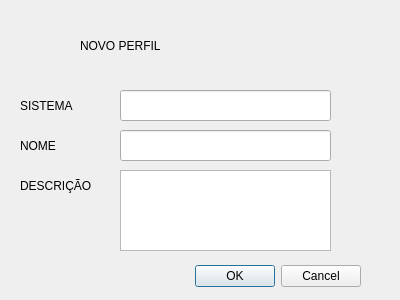
<?xml version="1.0" encoding="UTF-8"?>
<ui version="4.0">
 <class>Dialog</class>
 <widget class="QDialog" name="Dialog">
  <property name="geometry">
   <rect>
    <x>0</x>
    <y>0</y>
    <width>400</width>
    <height>300</height>
   </rect>
  </property>
  <property name="windowTitle">
   <string>Dialog</string>
  </property>
  <widget class="QDialogButtonBox" name="buttonBox">
   <property name="geometry">
    <rect>
     <x>20</x>
     <y>260</y>
     <width>341</width>
     <height>32</height>
    </rect>
   </property>
   <property name="orientation">
    <enum>Qt::Horizontal</enum>
   </property>
   <property name="standardButtons">
    <set>QDialogButtonBox::Cancel|QDialogButtonBox::Ok</set>
   </property>
  </widget>
  <widget class="QLabel" name="label">
   <property name="geometry">
    <rect>
     <x>20</x>
     <y>80</y>
     <width>91</width>
     <height>51</height>
    </rect>
   </property>
   <property name="styleSheet">
    <string notr="true">font: 16pt &quot;MS Shell Dlg 2&quot;;</string>
   </property>
   <property name="text">
    <string>SISTEMA</string>
   </property>
  </widget>
  <widget class="QLineEdit" name="lineEdit">
   <property name="geometry">
    <rect>
     <x>120</x>
     <y>90</y>
     <width>211</width>
     <height>31</height>
    </rect>
   </property>
  </widget>
  <widget class="QLabel" name="label_2">
   <property name="geometry">
    <rect>
     <x>80</x>
     <y>20</y>
     <width>241</width>
     <height>51</height>
    </rect>
   </property>
   <property name="styleSheet">
    <string notr="true">font: 24pt &quot;MS Shell Dlg 2&quot;;</string>
   </property>
   <property name="text">
    <string>NOVO PERFIL</string>
   </property>
  </widget>
  <widget class="QLineEdit" name="lineEdit_2">
   <property name="geometry">
    <rect>
     <x>120</x>
     <y>130</y>
     <width>211</width>
     <height>31</height>
    </rect>
   </property>
  </widget>
  <widget class="QLabel" name="label_3">
   <property name="geometry">
    <rect>
     <x>20</x>
     <y>120</y>
     <width>91</width>
     <height>51</height>
    </rect>
   </property>
   <property name="styleSheet">
    <string notr="true">font: 16pt &quot;MS Shell Dlg 2&quot;;</string>
   </property>
   <property name="text">
    <string>NOME</string>
   </property>
  </widget>
  <widget class="QLabel" name="label_4">
   <property name="geometry">
    <rect>
     <x>20</x>
     <y>160</y>
     <width>91</width>
     <height>51</height>
    </rect>
   </property>
   <property name="styleSheet">
    <string notr="true">font: 10pt &quot;MS Shell Dlg 2&quot;;</string>
   </property>
   <property name="text">
    <string>DESCRIÇÃO</string>
   </property>
  </widget>
  <widget class="QTextEdit" name="textEdit">
   <property name="geometry">
    <rect>
     <x>120</x>
     <y>170</y>
     <width>211</width>
     <height>81</height>
    </rect>
   </property>
  </widget>
 </widget>
 <resources/>
 <connections>
  <connection>
   <sender>buttonBox</sender>
   <signal>accepted()</signal>
   <receiver>Dialog</receiver>
   <slot>accept()</slot>
   <hints>
    <hint type="sourcelabel">
     <x>248</x>
     <y>254</y>
    </hint>
    <hint type="destinationlabel">
     <x>157</x>
     <y>274</y>
    </hint>
   </hints>
  </connection>
  <connection>
   <sender>buttonBox</sender>
   <signal>rejected()</signal>
   <receiver>Dialog</receiver>
   <slot>reject()</slot>
   <hints>
    <hint type="sourcelabel">
     <x>316</x>
     <y>260</y>
    </hint>
    <hint type="destinationlabel">
     <x>286</x>
     <y>274</y>
    </hint>
   </hints>
  </connection>
 </connections>
</ui>
